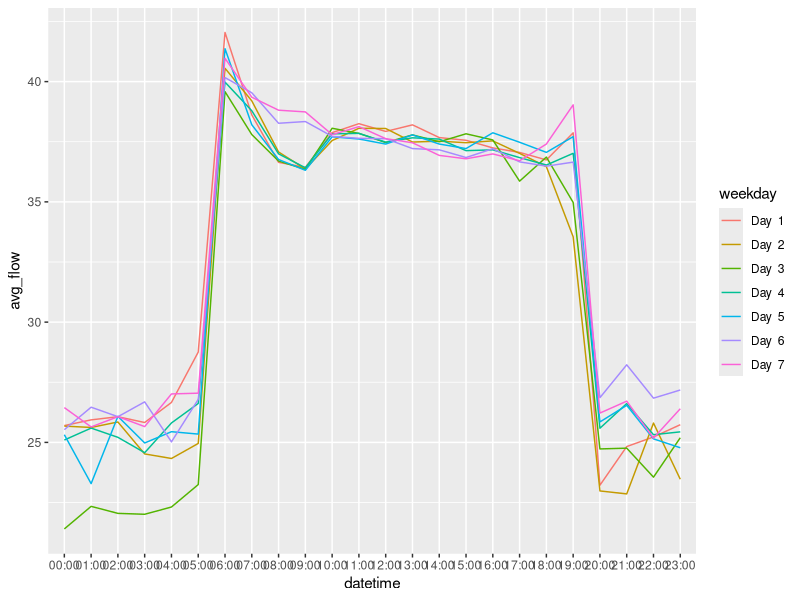
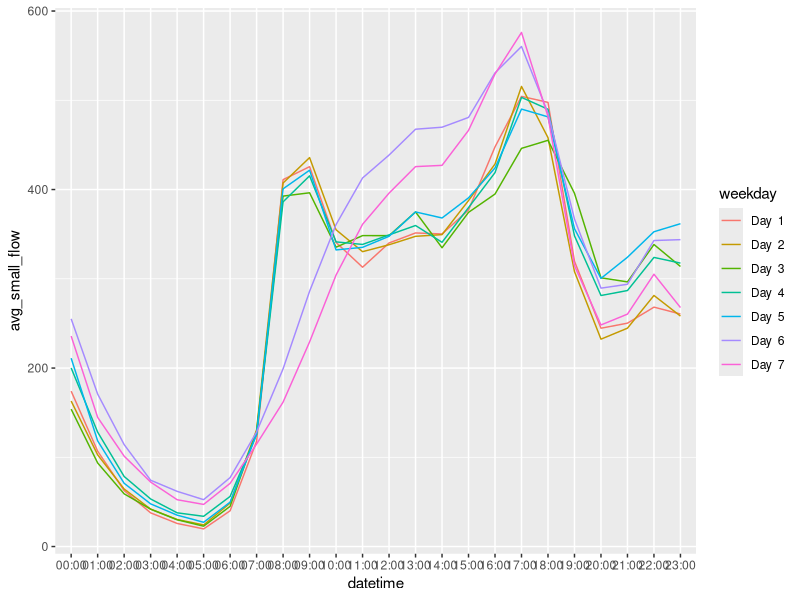
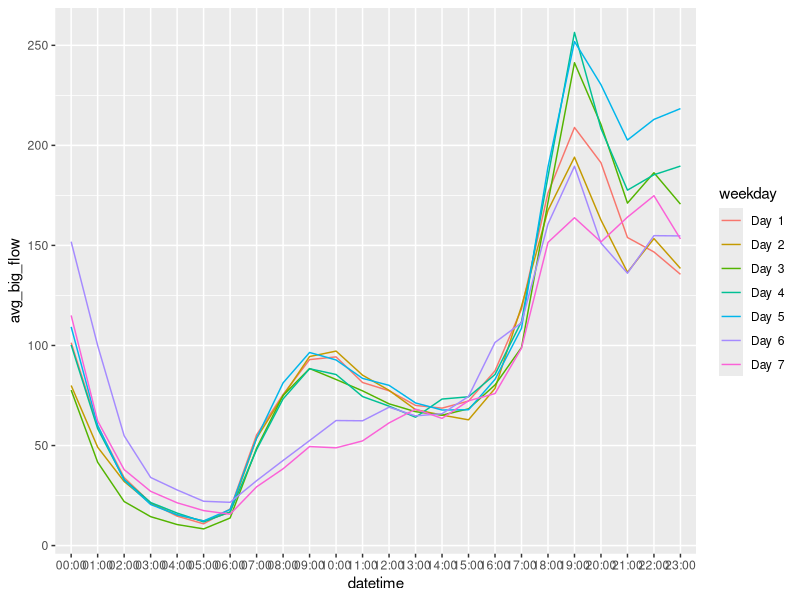
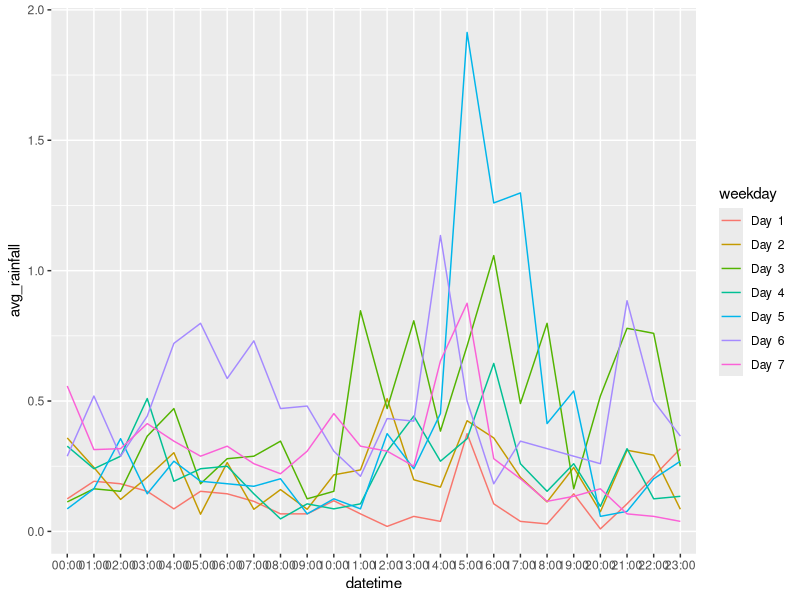
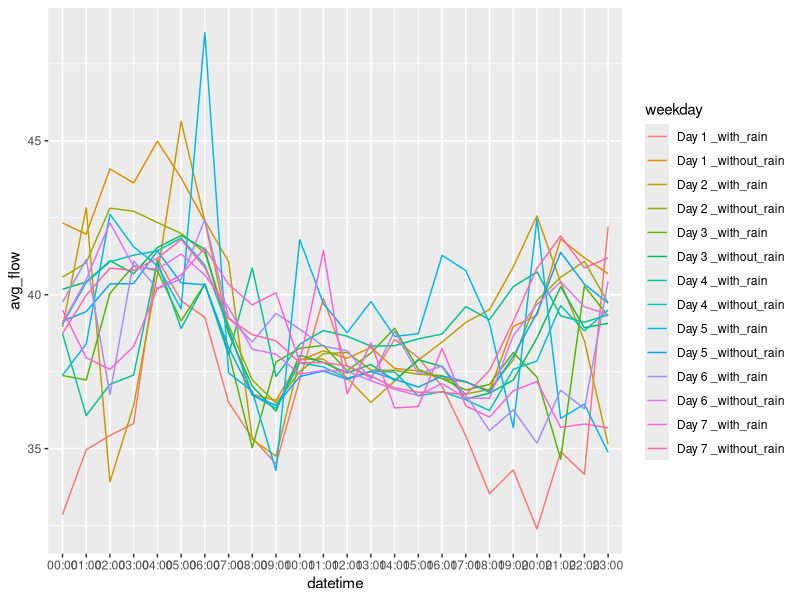
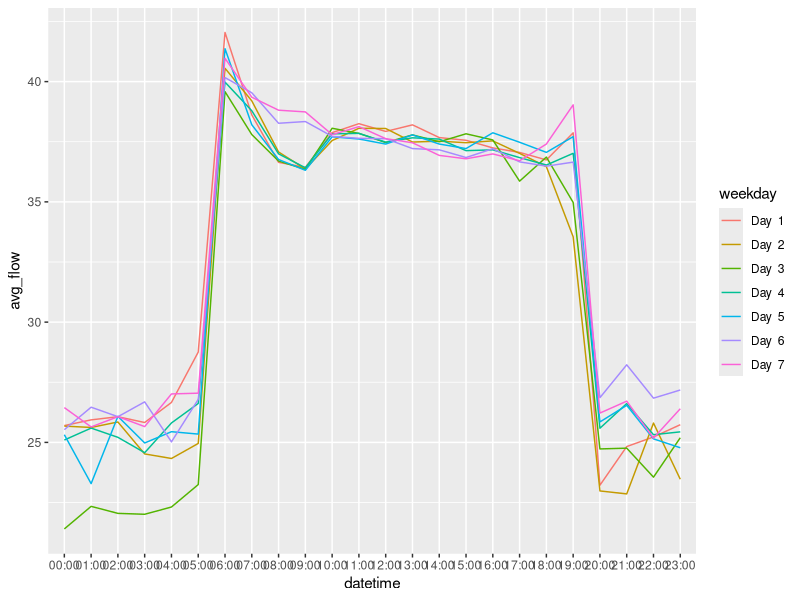
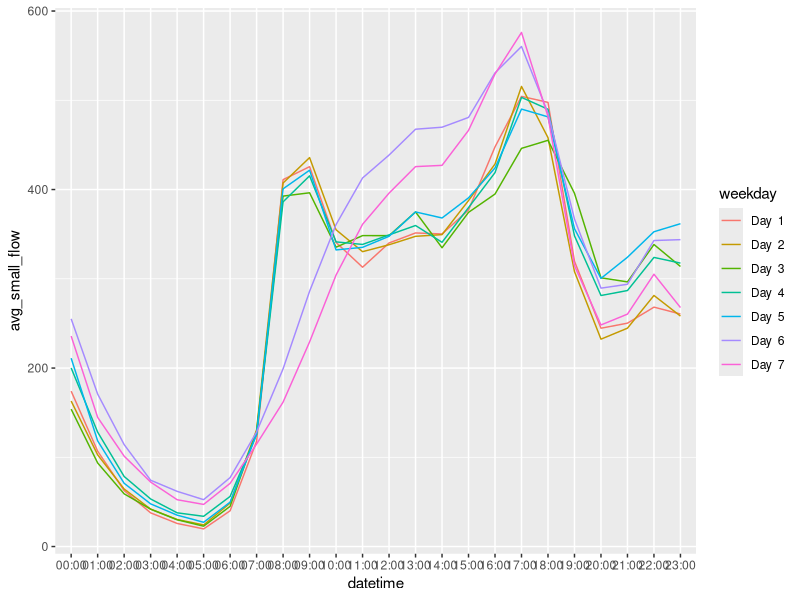
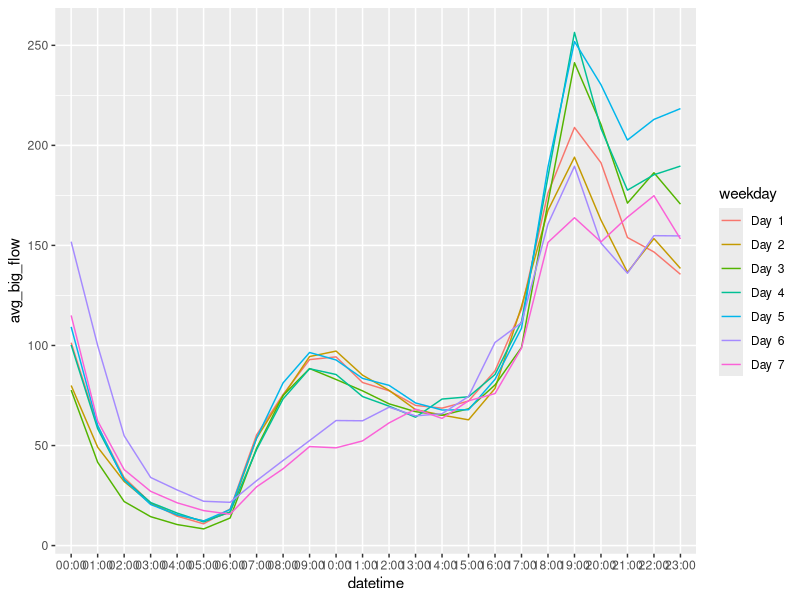

Write R code to recreate these figures, in order. (Note: this script raises an error after producing the figures.)
##	Q1

library(ggplot2)

flowdata = read.table(file="flowdata.csv",  header=TRUE, sep=",")

##	choose datetime, avg_flow and weekday columns from flowdata and asign to avg_flow_data.
avg_flow_data = subset(flowdata, select = c(datetime, avg_flow, weekday))
attach(avg_flow_data)

##	filter the avg_flow data which is less than -1
avg_flow_data[avg_flow>-1,]

##	split time: 2013/1/1  01:00:00 AM => 01:00
## 	And sets datetime like "%H:%M" formate

temptime <- read.table(textConnection(as.character(avg_flow_data$datetime)))
avg_flow_data$datetime <- temptime$V2

##	aggregate avg_flow to mean values by weekday and datetime
temp1 = aggregate(avg_flow_data[2:2], by=list(avg_flow_data$weekday, avg_flow_data$datetime), mean)

##	rename col names.
colnames(temp1) <- c("weekday", "datetime", "avg_flow")

##	sort by weekday
temp1 = temp1[with(temp1, order(temp1$weekday)),]

##	rename content of weekday in order to avoid i to become continuous values.
temp1$weekday <- paste("Day ", temp1$weekday)

##	output temp1 to .csv
write.csv(temp1, file = "Q1.csv")

##	use ggplot2 to draw the image.
ggplot(temp1, aes(datetime, avg_flow, color=weekday)) + geom_line(aes(group = weekday))

ggsave(file="Q1.pdf")


###########################################################

##	Q2_small_sedan

library(ggplot2)

flowdata = read.table(file="flowdata.csv",  header=TRUE, sep=",")

##	choose datetime, avg_small_flow and weekday columns from flowdata and asign to avg_small_flow_data.
avg_small_flow_data = subset(flowdata, select = c(datetime, avg_small_flow, weekday))
attach(avg_small_flow_data)

##	filter the avg_flow data which is less than 0.
avg_small_flow_data[avg_small_flow>0,]

##	split time: 2013/1/1  01:00:00 AM => 01:00
## 	And sets datetime like "%H:%M" formate

temptime <- read.table(textConnection(as.character(avg_small_flow_data$datetime)))
avg_small_flow_data$datetime <- temptime$V2

##	aggregate avg_small_flow to mean values by weekday and datetime
temp1 = aggregate(avg_small_flow_data[2:2], by=list(avg_small_flow_data$weekday, avg_small_flow_data$datetime), mean)

##	rename col names.
colnames(temp1) <- c("weekday", "datetime", "avg_small_flow")

##	sort by weekday
temp1 = temp1[with(temp1, order(temp1$weekday)),]

##	rename content of weekday in order to avoid to become continuous values.
temp1$weekday <- paste("Day ", temp1$weekday)

##	output temp1 to .csv
write.csv(temp1, file = "Q2_small.csv")

##	use ggplot2 to draw the image.
ggplot(temp1, aes(datetime, avg_small_flow, color=weekday)) + geom_line(aes(group = weekday))

ggsave(file="Q2_small.pdf")

###########################################################

##	Q2_bigger_car

library(ggplot2)

flowdata = read.table(file="flowdata.csv",  header=TRUE, sep=",")

##	choose datetime, avg_big_flow and weekday columns from flowdata and asign to avg_big_flow_data.
avg_big_flow_data = subset(flowdata, select = c(datetime, avg_big_flow, weekday))
attach(avg_big_flow_data)

##	filter the avg_flow data which is less than 0.
avg_big_flow_data[avg_big_flow>0,]

##	split time: 2013/1/1  01:00:00 AM => 01:00
## 	And sets datetime like "%H:%M" formate

temptime <- read.table(textConnection(as.character(avg_big_flow_data$datetime)))
avg_big_flow_data$datetime <- temptime$V2

##	aggregate avg_big_flow to mean values by weekday and datetime
temp1 = aggregate(avg_big_flow_data[2:2], by=list(avg_big_flow_data$weekday, avg_big_flow_data$datetime), mean)

##	rename col names.
colnames(temp1) <- c("weekday", "datetime", "avg_big_flow")

##	sort by weekday
temp1 = temp1[with(temp1, order(temp1$weekday)),]

##	rename content of weekday in order to avoid to become continuous values.
temp1$weekday <- paste("Day ", temp1$weekday)

##	output temp1 to .csv
write.csv(temp1, file = "Q2_big.csv")

##	use ggplot2 to draw the image.
ggplot(temp1, aes(datetime, avg_big_flow, color=weekday)) + geom_line(aes(group = weekday))

ggsave(file="Q2_big.pdf")

###########################################################

##	Q3

library(ggplot2)

flowdata = read.table(file="flowdata.csv",  header=TRUE, sep=",")
avg_flow_data = subset(flowdata, select = c(datetime, avg_flow, weekday))
attach(avg_flow_data)
avg_flow_data =avg_flow_data[avg_flow>-1&weekday<6,]

##	split time
temptime <- read.table(textConnection(as.character(avg_flow_data$datetime)))
avg_flow_data$datetime <- temptime$V2

temp1 = aggregate(avg_flow_data[2:2], by=list(avg_flow_data$datetime), mean)

##	rename col names.
colnames(temp1) <- c("datetime", "avg_flow")

print("Max: ")
print(temp1[temp1$avg_flow==max(temp1$avg_flow),])
library(ggplot2)

flowdata = read.table(file="flowdata.csv",  header=TRUE, sep=",")
avg_flow_data = subset(flowdata, select = c(datetime, avg_flow, weekday))
attach(avg_flow_data)
avg_flow_data =avg_flow_data[avg_flow>-1&weekday<6,]

##	split time
temptime <- read.table(textConnection(as.character(avg_flow_data$datetime)))
avg_flow_data$datetime <- temptime$V2

temp1 = aggregate(avg_flow_data[2:2], by=list(avg_flow_data$datetime), mean)

##	rename col names.
colnames(temp1) <- c("datetime", "avg_flow")

print(temp1[temp1$avg_flow<37,])
print("Max: ")
print(temp1[temp1$avg_flow==max(temp1$avg_flow),])
print("Min: ")
print(temp1[temp1$avg_flow==min(temp1$avg_flow),])

###########################################################

##	Q4

library(ggplot2)

raindata = read.table(file="raindata.csv",  header=TRUE, sep=",")
attach(raindata)

##	filter the rainfall which is less than 0.
raindata[rainfall>0,]

##	split time: 2013/1/1  01:00:00 AM => 01:00
## 	And sets datetime like "%H:%M" formate

temptime <- read.table(textConnection(as.character(raindata$datetime)))
raindata$datetime <- temptime$V2

##	aggregate rainfall to mean values by weekday and datetime
temp1 = aggregate(raindata[3:3], by=list(raindata$weekday, raindata$datetime), mean)

##	rename col names.
colnames(temp1) <- c("weekday", "datetime", "avg_rainfall")

##	sort by weekday
temp1 = temp1[with(temp1, order(temp1$weekday)),]

##	rename content of weekday in order to avoid to become continuous values.
temp1$weekday <- paste("Day ", temp1$weekday)

##	output temp1 to .csv
write.csv(temp1, file = "Q4_rainfall.csv")

##	use ggplot2 to draw the image.
ggplot(temp1, aes(datetime, avg_rainfall, color=weekday)) + geom_line(aes(group = weekday))

ggsave(file="Q4_rainfall.pdf")

###########################################################

## Q5_mean_by_hour

library(ggplot2)

flowdata = read.table(file="flowdata.csv",  header=TRUE, sep=",")
raindata = read.table(file="raindata.csv",  header=TRUE, sep=",")

##	choose datetime, avg_flow and weekday columns from flowdata and asign to avg_flow_data.
avg_flow_data = subset(flowdata, select = c(datetime, avg_flow, weekday))

##	merge avg_flow_data and raindata by "datetime"
mergedata = merge(avg_flow_data, raindata, by="datetime")

mergedata = subset(mergedata, select = c(datetime, avg_flow, rainfall, weekday.x))

##	rename col names.
colnames(mergedata) <- c("datetime", "avg_flow", "rainfall", "weekday")

attach(mergedata)

##	filter the mergedata which is less than -1 and asign it to mergedataExist
mergedataExist = mergedata[avg_flow>-1,]

detach(mergedata)
attach(mergedataExist)

##	split time: 2013/1/1  01:00:00 AM => 01:00
## 	And sets datetime like "%H:%M" formate
temptime <- read.table(textConnection(as.character(mergedataExist$datetime)))
mergedataExist$datetime <- temptime$V2

##	divide mergedataExist to two parts.
##	withRain => rainfall > 0
##	withoutRain => rainfall == 0
withRain = mergedataExist[rainfall>0,]
withoutRain = mergedataExist[rainfall==0,]

##	aggregate withRain and withoutRain to mean values by weekday and datetime.
withRainAgg = aggregate(withRain[2:2], by=list(withRain$weekday, withRain$datetime), mean)
withoutRainAgg = aggregate(withoutRain[2:2], by=list(withoutRain$weekday, withoutRain$datetime), mean)

##	rename col names.
colnames(withRainAgg) <- c("weekday", "datetime", "avg_flow")
colnames(withoutRainAgg) <- c("weekday", "datetime", "avg_flow")

##	sort by weekday
withRainAgg = withRainAgg[with(withRainAgg, order(withRainAgg$weekday)),]
withoutRainAgg = withoutRainAgg[with(withoutRainAgg, order(withoutRainAgg$weekday)),]

##	rename content of weekday in order to avoid to become continuous values.
withRainAgg$weekday <- paste("Day", withRainAgg$weekday, "_with_rain")
withoutRainAgg$weekday <- paste("Day", withoutRainAgg$weekday, "_without_rain")

##	combine withRainAgg and withoutRainAgg together by row.
combineData = rbind(withRainAgg, withoutRainAgg)

##	output combineData to .csv
write.csv(combineData, file = "Q5_mean_by_hour.csv")

ggplot(combineData, aes(datetime, avg_flow, color=weekday)) + geom_line(aes(group = weekday))

ggsave(file="Q5_mean_by_hour.pdf")

###########################################################

##	Q5_mean_ALL

library(ggplot2)
library(plyr)
library(reshape2)

flowdata = read.table(file="flowdata.csv",  header=TRUE, sep=",")
raindata = read.table(file="raindata.csv",  header=TRUE, sep=",")

##	choose datetime, avg_flow and weekday columns from flowdata and asign to avg_flow_data.
avg_flow_data = subset(flowdata, select = c(datetime, avg_flow, weekday))

##	merge avg_flow_data and raindata by "datetime"
mergedata = merge(avg_flow_data, raindata, by="datetime")

mergedata = subset(mergedata, select = c(datetime, avg_flow, rainfall, weekday.x))

##	rename col names.
colnames(mergedata) <- c("datetime", "avg_flow", "rainfall", "weekday")

attach(mergedata)

##	filter the mergedata which is less than -1 and asign it to mergedataExist
mergedataExist = mergedata[avg_flow>-1,]

detach(mergedata)
attach(mergedataExist)

##	split time: 2013/1/1  01:00:00 AM => 01:00
## 	And sets datetime like "%H:%M" formate
temptime <- read.table(textConnection(as.character(mergedataExist$datetime)))
mergedataExist$datetime <- temptime$V2

##	divide mergedataExist to two parts.
##	withRain => rainfall > 0
##	withoutRain => rainfall == 0
withRain = mergedataExist[rainfall>0,]
withoutRain = mergedataExist[rainfall==0,]

##	aggregate withRain and withoutRain to mean values by weekday.
withRainAgg = aggregate(withRain[2:2], by=list(withRain$weekday), mean)
withoutRainAgg = aggregate(withoutRain[2:2], by=list(withoutRain$weekday), mean)

##	Add With_Rain column to withRainAgg and withoutRainAgg which content show that is raining or not.
withRainAgg = dplyr::mutate(withRainAgg, With_Rain="True")
withoutRainAgg = dplyr::mutate(withoutRainAgg, With_Rain="False")

##	combine withRainAgg and withoutRainAgg together by row.
rbindAgg = rbind(withRainAgg, withoutRainAgg)

##	rename col names.
colnames(rbindAgg) <- c("weekday", "avg_flow", "With_Rain")

##	rename content of weekday in order to avoid to become continuous values.
rbindAgg$weekday <- paste("Day ", rbindAgg$weekday)

##	output rbindAgg to .csv
write.csv(rbindAgg, file = "Q5_mean_all.csv")

qplot(x=weekday, y= avg_flow, fill= With_Rain, data=rbindAgg, geom="bar", stat="identity", position="dodge")

ggsave(file="Q5_mean_all.pdf")
